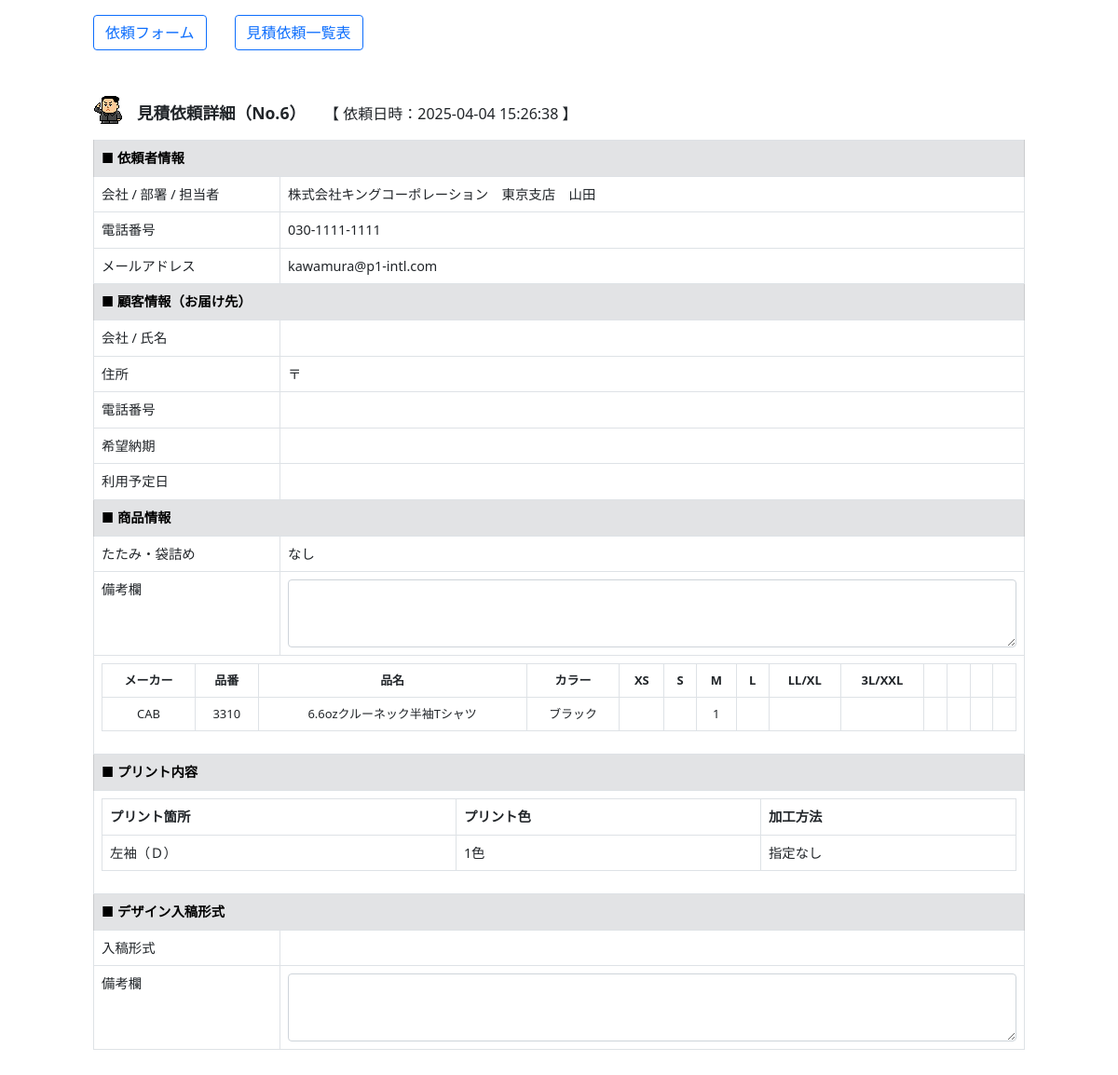
/est_detail/6 (signed in), run on the app's committed database.
### estimation/models.py (models this page shows, shortened)
class Estimation(models.Model):
    est_num=models.IntegerField("見積番号",default=0)
    est_day=models.CharField("見積日時",max_length=255,blank=True,null=True)
    com=models.CharField("会社名",max_length=255,blank=True,null=True)
    busho=models.CharField("部署",max_length=255,blank=True,null=True)
    tantou=models.CharField("担当者",max_length=255,blank=True,null=True)
    tel=models.CharField("電話番号",max_length=255,blank=True,null=True)
    mail=models.CharField("メール",max_length=255,blank=True,null=True)
    cus_com=models.CharField("顧客_会社名",max_length=255,blank=True,null=True)
    cus_name=models.CharField("顧客_氏名",max_length=255,blank=True,null=True)
    cus_yubin=models.CharField("顧客_郵便番号",max_length=255,blank=True,null=True)
    cus_adress=models.CharField("顧客_住所",max_length=255,blank=True,null=True)
    cus_tel=models.CharField("顧客_電話番号",max_length=255,blank=True,null=True)
    cus_send_day=models.CharField("顧客_納期",max_length=255,blank=True,null=True)
    cus_use_day=models.CharField("顧客_使用日",max_length=255,blank=True,null=True)
    shouhin_tatami=models.CharField("商品_たたみ袋",max_length=255,blank=True,null=True)
    shouhin_bikou=models.CharField("商品_備考",max_length=255,blank=True,null=True)
    print_bikou=models.CharField("プリント_備考",max_length=255,blank=True,null=True)
    design_yes=models.CharField("入稿データ",max_length=255,blank=True,null=True)

class Shouhin(models.Model):
    est_num=models.IntegerField("見積番号",default=0)
    maker=models.CharField("メーカー",max_length=255,blank=True,null=True)
    shouhin_num=models.CharField("商品番号",max_length=255,blank=True,null=True)
    shouhin_name=models.CharField("商品名",max_length=255,blank=True,null=True)
    color=models.CharField("カラー",max_length=255,blank=True,null=True)
    size=models.CharField("サイズ",max_length=255,blank=True,null=True)
    suryo=models.CharField("数量",max_length=255,blank=True,null=True)

class Print(models.Model):
    est_num=models.IntegerField("見積番号",default=0)
    point=models.CharField("プリント箇所",max_length=255,blank=True,null=True)
    color=models.CharField("プリント色",max_length=255,blank=True,null=True)
    way=models.CharField("加工方法",max_length=255,blank=True,null=True)

### estimation/views.py (the view)
# urls.py: path('est_detail/<int:est_num>', est_detail, name="est_detail"),
@login_required
def est_detail(request,est_num):
    est_data=Estimation.objects.get(est_num=est_num)
    shouhin_data=Shouhin.objects.filter(est_num=est_num)
    print_data=Print.objects.filter(est_num=est_num)
    shouhin_list=[]
    for i in shouhin_data:
        li_1=["メーカー","品番","品名","カラー"]
        for h in eval(i.size):
            li_1.append(h)
        li_2=[i.maker,i.shouhin_num,i.shouhin_name,i.color]
        for h in eval(i.suryo):
            li_2.append(h)
        shouhin_list.append([li_1,li_2])
    print_list=[]
    for i in print_data:
        print_list.append({"point":i.point,"color":i.color,"way":i.way})
    design_list=[]
    design_type=["イラストレータ（.ai）","フォトショップ（.psd）","画像データ（.jpg / .tiff / .pdf）","手書きデータ","その他（右の備考欄にご記入ください）"]
    design_yes=eval(est_data.design_yes)
    for i in range(len(design_yes)):
        if design_yes[i]==True:
            design_list.append(design_type[i])
    params={
        "est_data":est_data,
        "shouhin_list":shouhin_list,
        "print_list":print_list,
        "design_list":design_list,
    }
    return render(request,"estimation/detail.html",params)

### estimation/templates/estimation/detail.html (shortened to what this page needs)
{% load static %}
<!DOCTYPE html>
<html lang="ja">
<head>
    <link rel="stylesheet" href="{% static 'main.css' %}">
    <link href="https://cdn.jsdelivr.net/npm/bootstrap@5.0.2/dist/css/bootstrap.min.css" rel="stylesheet">
    <link rel="stylesheet" href="https://cdn.jsdelivr.net/npm/bootstrap-icons@1.8.0/font/bootstrap-icons.css">
</head>
<body>
    <div class="mt-3 mb-5" style="margin: 0 auto; width: 1000px;">
        <div class="flex2">
            <div><a href="{% url 'est:index' %}"><button type="button" class="btn btn-outline-primary">依頼フォーム</button></a></div>
            <div style="margin-left: 30px;"><a href="{% url 'est:list_index' %}"><button type="button" class="btn btn-outline-primary">見積依頼一覧表</button></a></div>
        </div>
        <div class="flex2 mt-5" style="align-items: end;">
            <div><img src="{% static 'kim_jong_un.gif' %}"></div>
            <div style="font-size: 1.1em; font-weight: bold; margin-left: 15px;">見積依頼詳細（No.{{est_data.est_num}}）</div>
            <div style="margin-left: 20px;">【 依頼日時：{{est_data.est_day}} 】</div>
        </div>
        <div class="mt-3">
            <table class="table table-bordered detail" style="font-size: 0.9em; width: 1000px;">
                <tbody>
                    <tr>
                        <th colspan="2" class="table-secondary">■ 依頼者情報</th>
                    </tr>
                    <tr>
                        <td>会社 / 部署 / 担当者</td>
                        <td>{{est_data.com}}　{{est_data.busho}}　{{est_data.tantou}}</td>
                    </tr>
                    <tr>
                        <td>電話番号</td>
                        <td>{{est_data.tel}}</td>
                    </tr>
                    <tr>
                        <td>メールアドレス</td>
                        <td>{{est_data.mail}}</td>
                    </tr>
                    <tr>
                        <th colspan="2" class="table-secondary">■ 顧客情報（お届け先）</th>
                    </tr>
                    <tr>
                        <td style="width: 200px;">会社 / 氏名</td>
                        <td>{{est_data.cus_com}}　{{est_data.cus_name}}</td>
                    </tr>
                    <tr>
                        <td>住所</td>
                        <td>〒{{est_data.cus_yubin}}　{{est_data.cus_adress}}</td>
                    </tr>
                    <tr>
                        <td>電話番号</td>
                        <td>{{est_data.cus_tel}}</td>
                    </tr>
                    <tr>
                        <td>希望納期</td>
                        <td>{{est_data.cus_send_day}}</td>
                    </tr>
                    <tr>
                        <td>利用予定日</td>
                        <td>{{est_data.cus_use_day}}</td>
                    </tr>
                    <tr>
                        <th colspan="2" class="table-secondary">■ 商品情報</th>
                    </tr>
                    <tr>
                        <td>たたみ・袋詰め</td>
                        <td>{{est_data.shouhin_tatami}}</td>
                    </tr>
                    <tr>
                        <td style="vertical-align: top;">備考欄</td>
                        <td><textarea class="form-control" style="font-size: 0.9em;" rows="3">{{est_data.shouhin_bikou}}</textarea></td>
                    </tr>
                    {% for i in shouhin_list %}
                    <tr>
                        <td colspan="2">
                            <table class="table table-bordered" style="font-size: 0.9em;">
                                <tr>
                                    {% for h in i.0 %}
                                    <th style="text-align: center;">{{h}}</th>
                                    {% endfor %}
                                </tr>
                                <tr>
                                    {% for h in i.1 %}
                                    <td style="text-align: center;">{{h}}</td>
                                    {% endfor %}
                                </tr>
                            </table>
                        </td>
                    </tr>
                    {% endfor %}
                    <tr>
                        <th colspan="2" class="table-secondary">■ プリント内容</th>
                    </tr>
                    <tr>
                        <td colspan="2">
                            <table class="table table-bordered">
                                <tr>
                                    <th>プリント箇所</th>
                                    <th>プリント色</th>
                                    <th>加工方法</th>
                                </tr>
                                {% for i in print_list %}
                                <tr>
                                    <td>{{i.point}}</td>
                                    <td>{{i.color}}</td>
                                    <td>{{i.way}}</td>
                                </tr>
                                {% endfor %}
                            </table>
                        </td>
                    </tr>
                    <tr>
                        <th colspan="2" class="table-secondary">■ デザイン入稿形式</th>
                    </tr>
                    <tr>
                        <td>入稿形式</td>
                        <td>
                        </td>
                    </tr>
                    <tr>
                        <td style="vertical-align: top;">備考欄</td>
                        <td><textarea class="form-control" style="font-size: 0.9em;" rows="3">{{est_data.print_bikou}}</textarea></td>
                    </tr>
                </tbody>
            </table>
        </div>
    </div>
</body>
</html>

### estimation/static/main.css (style rules this page uses)
.flex2 { display: flex; flex-wrap: wrap; }
.size th,td { text-align: center; vertical-align: middle; }
.detail th,td { text-align: left; vertical-align: middle; }

### data on the page
Estimation: est_num "6", est_day "2025-04-04 15:26:38", com "株式会社キングコーポレーション", busho "東京支店", tantou "山田", tel "030-1111-1111", mail "kawamura@p1-intl.com", shouhin_tatami "なし"
Shouhin: 1 "CAB" "3310" "6.6ozクルーネック半袖Tシャツ" "ブラック"
Print: point "左袖（Ｄ）", color "1色", way "指定なし"

### other printed values
{{ h }} "メーカー" "品番" "品名" "カラー" "XS" "S" "M" "L" "LL/XL" "3L/XXL"
{{ h }} "1"
